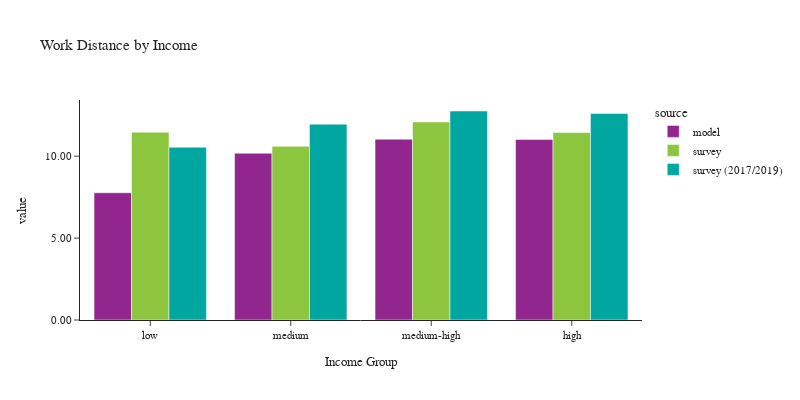

This figure's notebook cell:
### Code cell
plot_work_location(df_workers, 'hhincome_group', 'Income', 'Income Group')

### Figure 1 — Plotly figure (JSON) as saved in the notebook; plotly's stock layout.template omitted (floating-point values rounded to 4 significant figures)
{"data": [{"alignmentgroup": "True", "customdata": [[241564], [470404], [661961], [836172]], "hovertemplate": "source=model<br>hhincome_group=%{x}<br>value=%{y}<br>sample count=%{customdata[0]}<extra></extra>", "legendgroup": "model", "marker": {"color": "#91268F", "pattern": {"shape": ""}}, "name": "model", "offsetgroup": "model", "orientation": "v", "showlegend": true, "textposition": "auto", "type": "bar", "x": ["low", "medium", "medium-high", "high"], "xaxis": "x", "y": [7.768, 10.18, 11.04, 11.02], "yaxis": "y"}, {"alignmentgroup": "True", "customdata": [[592], [560], [861], [593]], "hovertemplate": "source=survey<br>hhincome_group=%{x}<br>value=%{y}<br>sample count=%{customdata[0]}<extra></extra>", "legendgroup": "survey", "marker": {"color": "#8CC63E", "pattern": {"shape": ""}}, "name": "survey", "offsetgroup": "survey", "orientation": "v", "showlegend": true, "textposition": "auto", "type": "bar", "x": ["low", "medium", "medium-high", "high"], "xaxis": "x", "y": [11.47, 10.6, 12.09, 11.44], "yaxis": "y"}, {"alignmentgroup": "True", "customdata": [[1342], [1539], [1920], [794]], "hovertemplate": "source=survey (2017/2019)<br>hhincome_group=%{x}<br>value=%{y}<br>sample count=%{customdata[0]}<extra></extra>", "legendgroup": "survey (2017/2019)", "marker": {"color": "#00A7A0", "pattern": {"shape": ""}}, "name": "survey (2017/2019)", "offsetgroup": "survey (2017/2019)", "orientation": "v", "showlegend": true, "textposition": "auto", "type": "bar", "x": ["low", "medium", "medium-high", "high"], "xaxis": "x", "y": [10.55, 11.95, 12.76, 12.6], "yaxis": "y"}], "layout": {"barmode": "group", "font": {"size": 11}, "height": 400, "legend": {"title": {"text": "source"}, "tracegroupgap": 0}, "title": {"text": "Work Distance by Income"}, "width": 800, "xaxis": {"anchor": "y", "domain": [0.0, 1.0], "title": {"text": "Income Group"}}, "yaxis": {"anchor": "x", "domain": [0.0, 1.0], "tickformat": ".2f", "title": {"text": "value"}}}}
